Frame 1 (no input): blank canvas, image omitted
Frame 60 (the mouse pressed at the canvas centre just before this capture): blank canvas, image omitted
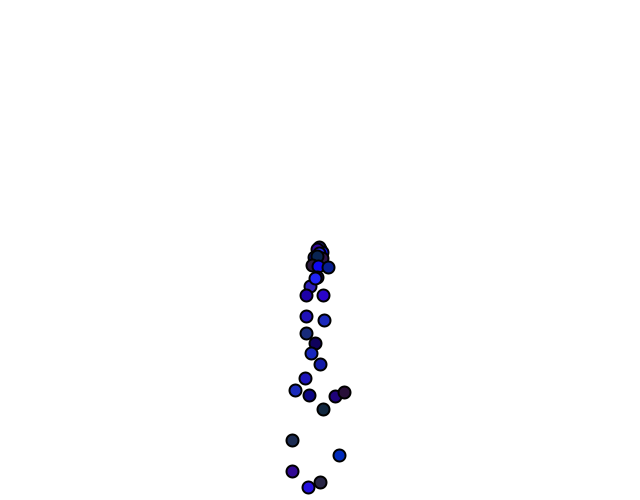
Frame 120 (the mouse held since frame 60 and released just before this capture)

The Processing sketch whose frames 1 and 60 were blank and that drew this single picture after the mouse press (run headless with seeded random() and noise(); from frame 60 on, the mouse is pressed at the canvas centre):

// Processing sketch: Partikel
// ── Partikel.pde
//ParticleSystem ps;
ArrayList<ParticleSystem> systems;

void setup() {
  size(640,500);
  systems = new ArrayList<ParticleSystem>();
}

void draw() {
  background(255);
  for (ParticleSystem ps: systems) {
    ps.run();
    ps.addParticle();
  }
}
  
void mousePressed() {
  systems.add(new ParticleSystem(1, new PVector(mouseX,mouseY)));
}
// ── Particle.pde
class Particle {
  
  PVector location;
  PVector velocity;
  PVector acceleration;
  float lifespan;
   
  Particle(PVector loc) {
    acceleration = new PVector(0,0.5);
    velocity = new PVector(random(-1,1), random(-2,0));
    location = loc.get();
    lifespan = 500;
  }
  
  void run() {
    update();
    display();
  }
  
  void update() {
    velocity.add(acceleration);
    location.add(velocity);
    lifespan -= 2;
  }
   
  void display() {
    stroke(0, lifespan);
    strokeWeight(2);
    fill(random(50),random(50),random(50,255), lifespan);
    ellipse(location.x, location.y, 12,12);
  }
  
  boolean isDead(){
    if (lifespan <= 0) {
      return true;
    } else {
      return false;
    }
  }
}
// ── ParticleSystem.pde
class ParticleSystem {
  
  ArrayList<Particle> particles;
  PVector origin;
  
  ParticleSystem(int num, PVector v) {
    particles = new ArrayList<Particle>();
    origin = v.get();
    for (int i = 0; i < num; i++) {
      particles.add(new Particle(origin));
    }
  }
  
  void addParticle() {
    particles.add(new Particle(origin));
  }
  
  void run() {
    for (int i=particles.size()-1; i>=0;i--) {
      Particle p = particles.get(i);
      p.run();
      if (p.isDead()) {
        particles.remove(i);
      }
    }
  }
  
  boolean dead() {
    if (particles.isEmpty()) {
      return true;
    } 
    else {
      return false;
    }
  }
}
